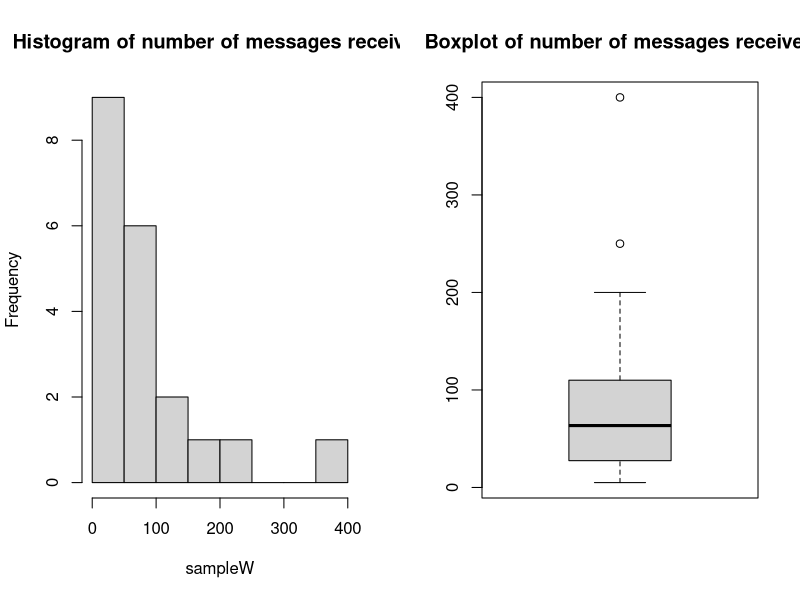
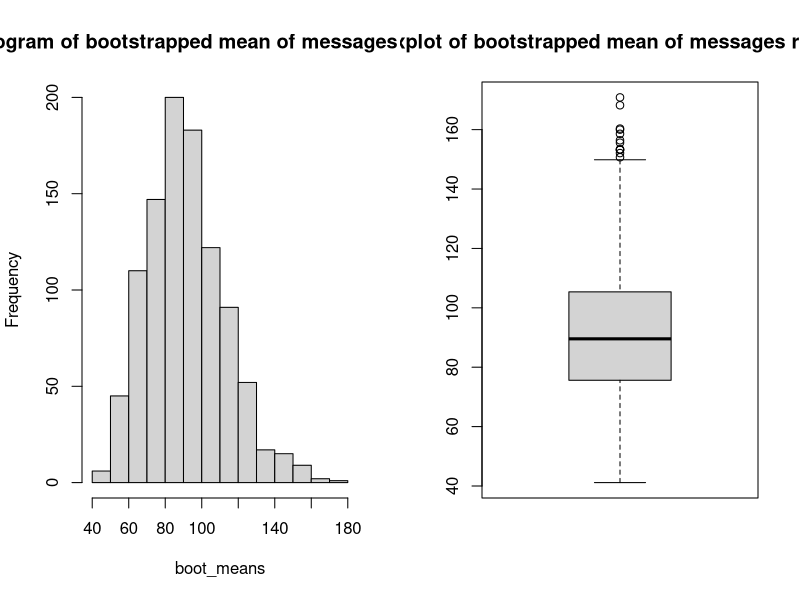

Write R code to recreate these figures, in order.
## ---- chunk 1
knitr::opts_chunk$set(echo = FALSE)


## the echo = FALSE says that the code will not appear in the document, only the output
## it is important that you write and explain what you are doing, i.e. demonstrate that you understand what you are doing
## just showing code will count against you, because it is easy to copy code
## ---- chunk 2

## Read into vector
sampleW <- c(60,20,67,50,95,100,35,150,200,35,80,75,30,250,25,12,5,10,120,400)
n <- length(sampleW)

## Sort sample
sortedSamp <- sort(sampleW)

## Put sample in a 1 row table
table <- list(t(sortedSamp[1:20]))

## Display table
(dataframe<-data.frame(table))
## ---- chunk 3
### maybe a chunk with exploratory data analysis
par(mfrow = c(1, 2))   ## split plotting window into 1x2 matrix
hist(sampleW,main="Histogram of number of messages received")
boxplot(sampleW,main="Boxplot of number of messages received")
## ---- chunk 4

x_bar <- mean(sampleW)
sDev <- sd(sampleW)
IntQ <- IQR(sampleW)

## Hypothesised mean = 80

## Formula to work out t-stat
tobs <- (x_bar - 80)/(sDev/sqrt(n))

# Formual to worj out standard error
SE_t <- sd(sampleW)

## p value, pt works out cumulative p-value therefore take that away from 1 to get p-value
p_valT <- 1 - pt(tobs,df=n-1)

## Confidence interval
LowerLimT <- x_bar + qt(0.025, df = n-1) * sDev / sqrt(n)
UpperLimT <- x_bar + qt(0.975, df = n-1) * sDev / sqrt(n)

## ---- chunk 5
B <- 1000
boot_means <- numeric(B)
boot_IQR <- numeric(B)

for (i in 1:B) {
  ## Sampling with replacement
  bootSamp <- sample(sampleW, size=n, replace=TRUE)
  
  ## Mean calculation for that sample
  boot_means[i] <- mean(bootSamp)
  
  ## IQR calculation for that sample
  boot_IQR[i] <- IQR(bootSamp)
}

## ---- chunk 6
### maybe a chunk with exploratory data analysis
par(mfrow = c(1, 2))   ## split plotting window into 1x2 matrix
hist(boot_means,main="Histogram of bootstrapped mean of messages received")
boxplot(boot_means,main="Boxplot of bootstrapped mean of messages received")
## ---- chunk 7

## P-val for bootstatistics
p_valB <- sum(boot_means > 2 * x_bar - 80) / B

## Confidence interval for bootstatistics 
quants <- quantile(boot_means, probs = c(0.025, 0.975))
LowerLimB <- 2 * x_bar - quants[2]
UpperLimB <- 2 * x_bar - quants[1]

## Inter-Quartile Range Confidnce Interval
quants1 <- quantile(boot_IQR, probs = c(0.025, 0.975))
LowerQuartB <- 2 * IntQ - quants1[2]
UpperQuartB <- 2 * IntQ - quants1[1]


## Standard error for bootstatistics
B_SE <- sd(boot_means)
B_SE_IQR <- sd(boot_IQR)

## ---- chunk 8

## Citations
ref <- citation(package="base")
ref2 <- citation(package="knitr")

